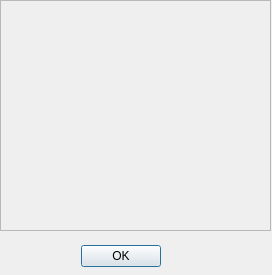
<?xml version="1.0" encoding="UTF-8"?>
<ui version="4.0">
 <class>Dialog</class>
 <widget class="QDialog" name="Dialog">
  <property name="geometry">
   <rect>
    <x>0</x>
    <y>0</y>
    <width>272</width>
    <height>275</height>
   </rect>
  </property>
  <property name="windowTitle">
   <string>Dialog</string>
  </property>
  <widget class="QDialogButtonBox" name="buttonBox">
   <property name="geometry">
    <rect>
     <x>80</x>
     <y>240</y>
     <width>81</width>
     <height>32</height>
    </rect>
   </property>
   <property name="orientation">
    <enum>Qt::Horizontal</enum>
   </property>
   <property name="standardButtons">
    <set>QDialogButtonBox::Ok</set>
   </property>
  </widget>
  <widget class="QWidget" name="verticalLayoutWidget">
   <property name="geometry">
    <rect>
     <x>0</x>
     <y>0</y>
     <width>271</width>
     <height>231</height>
    </rect>
   </property>
   <layout class="QVBoxLayout" name="verticalLayout">
    <item>
     <widget class="QScrollArea" name="scrollArea">
      <property name="widgetResizable">
       <bool>true</bool>
      </property>
      <widget class="QWidget" name="scrollAreaWidgetContents">
       <property name="geometry">
        <rect>
         <x>0</x>
         <y>0</y>
         <width>267</width>
         <height>227</height>
        </rect>
       </property>
       <widget class="QLabel" name="label">
        <property name="geometry">
         <rect>
          <x>0</x>
          <y>-13</y>
          <width>269</width>
          <height>229</height>
         </rect>
        </property>
        <property name="sizePolicy">
         <sizepolicy hsizetype="Expanding" vsizetype="Expanding">
          <horstretch>0</horstretch>
          <verstretch>0</verstretch>
         </sizepolicy>
        </property>
        <property name="font">
         <font>
          <pointsize>14</pointsize>
         </font>
        </property>
        <property name="text">
         <string/>
        </property>
        <property name="alignment">
         <set>Qt::AlignCenter</set>
        </property>
       </widget>
      </widget>
     </widget>
    </item>
   </layout>
  </widget>
 </widget>
 <resources/>
 <connections>
  <connection>
   <sender>buttonBox</sender>
   <signal>accepted()</signal>
   <receiver>Dialog</receiver>
   <slot>accept()</slot>
   <hints>
    <hint type="sourcelabel">
     <x>248</x>
     <y>254</y>
    </hint>
    <hint type="destinationlabel">
     <x>157</x>
     <y>274</y>
    </hint>
   </hints>
  </connection>
  <connection>
   <sender>buttonBox</sender>
   <signal>rejected()</signal>
   <receiver>Dialog</receiver>
   <slot>reject()</slot>
   <hints>
    <hint type="sourcelabel">
     <x>316</x>
     <y>260</y>
    </hint>
    <hint type="destinationlabel">
     <x>286</x>
     <y>274</y>
    </hint>
   </hints>
  </connection>
 </connections>
</ui>
